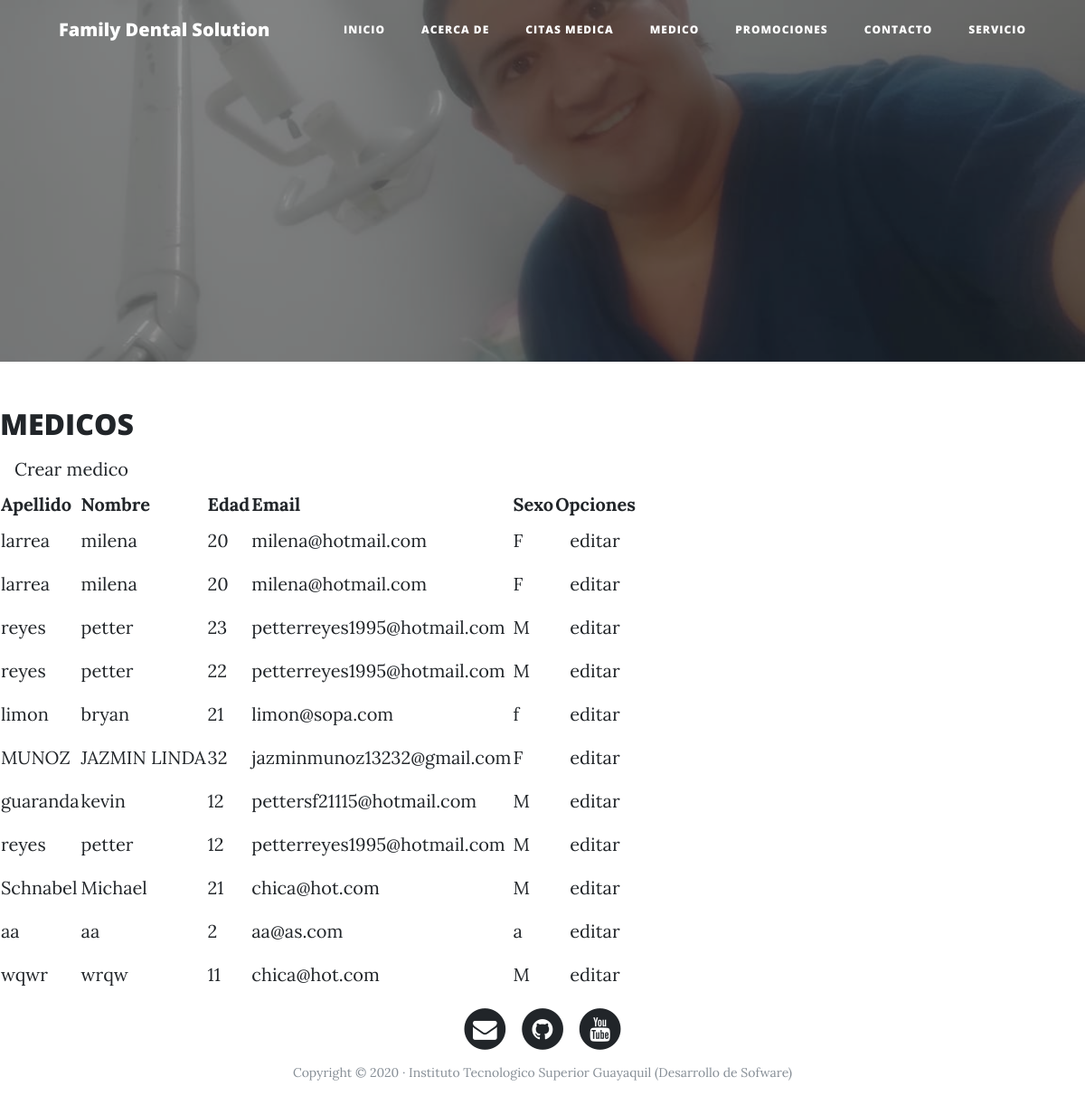
The app's page /medico/, older data.
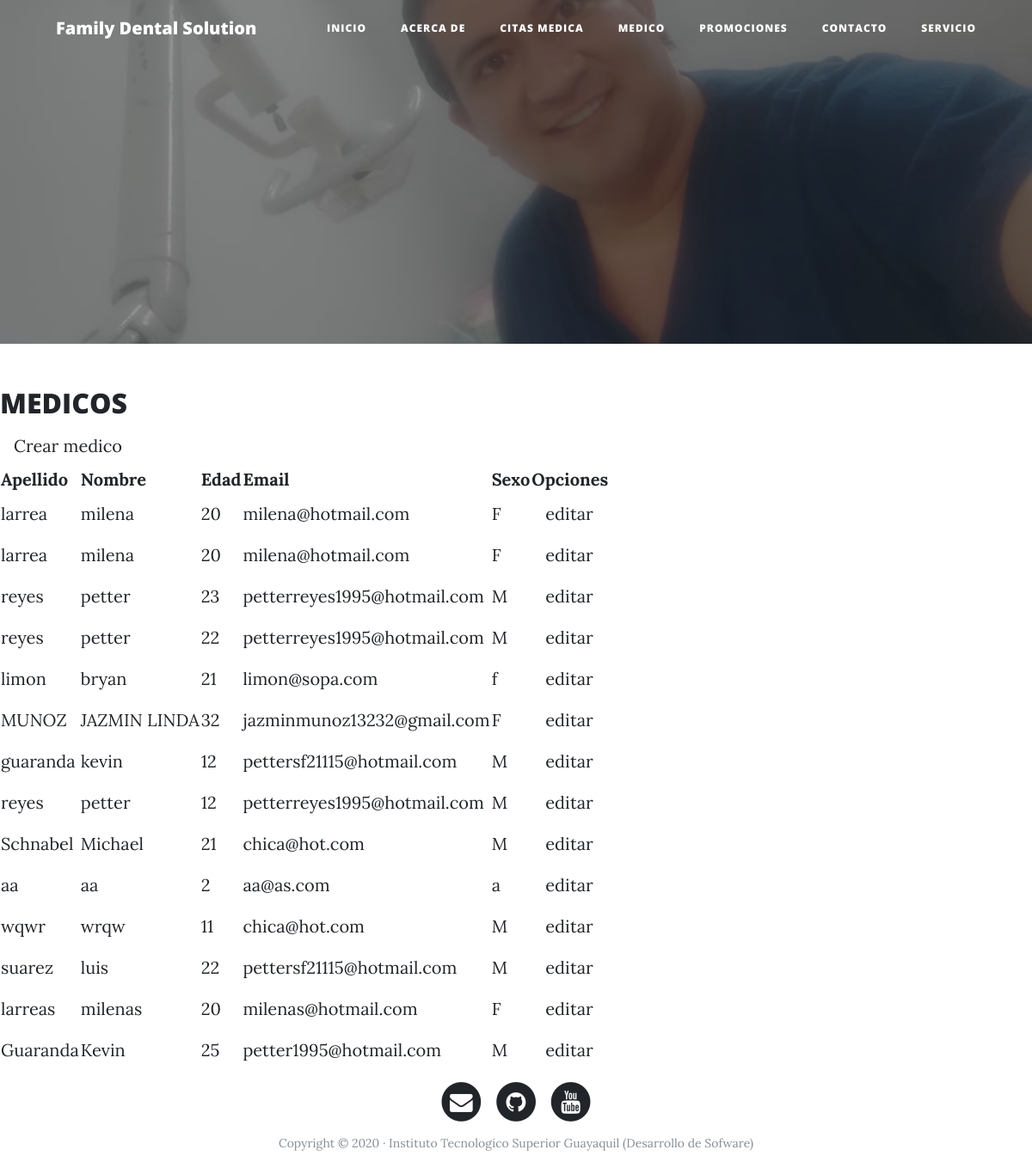
The same page, newer data.
### core/models.py (models this page shows, shortened)
class Medicos(models.Model):
    nombre = models.CharField(max_length=200)
    apellido = models.CharField(max_length=200)
    edad = models.IntegerField()
    email = models.EmailField()
    sexo = models.CharField(max_length=1)
    estado = models.IntegerField(default=1) #1 si esta activo y 2 si esta eliminado
    user = models.CharField(max_length=15)
    usermod = models.CharField(max_length=15)
    created = models.DateTimeField(auto_now_add=True)
    updated = models.DateTimeField(auto_now=True)
    class Meta:
        db_table = "tr_medicos"
        verbose_name = "medicos"
        verbose_name_plural = "medicos"

### core/views.py (the view)
# urls.py: path('medico/', views.medico, name="medico"),
def medico(request, plantilla="medico.html"):
    medicos = Medicos.objects.all()
    data = {
        'medico':medicos
    }
    return render(request, plantilla, data)

### core/templates/medico.html (shortened to what this page needs)
{% extends "base.html" %}
{% block background %}{% load static %}{% static 'img/doctor.jpg' %}{% endblock %}
{% block content %}
    <h2>MEDICOS</h2>
    <a class="nav-link" href="{% url 'crearmedicos' %}">Crear medico</a>
    <table>
        <tr>
            <th>Apellido</th>
            <th>Nombre</th>
            <th>Edad</th>
            <th>Email</th>
            <th>Sexo</th>
            <th>Opciones</th>
        </tr>
        {% for p in medico %}
        <tr>
            <td>{{ p.apellido }}</td>
            <td>{{ p.nombre }}</td>
            <td>{{ p.edad }}</td>
            <td>{{ p.email }}</td>
            <td>{{ p.sexo }}</td>
            <td>
                <a class="nav-link" href="{% url 'modificarmedicos' p.id %}">editar</a>
            </td>
        </tr>
         {% endfor %}
    </table>
{% endblock %}

### core/templates/base.html (shortened to what this page needs)
<!DOCTYPE html>
<html lang="es">
  <head>
    {% load static %}
    <link href="{% static 'vendor/bootstrap/css/bootstrap.min.css'%}" rel="stylesheet">
    <link href="{% static 'vendor/font-awesome/css/font-awesome.min.css'%}" rel="stylesheet" type="text/css">
    <link href="{% static 'css/clean-blog.min.css'%}" rel="stylesheet">
  </head>
  <body>
    <nav class="navbar navbar-expand-lg navbar-light fixed-top" id="mainNav">
      <div class="container">
        <a class="navbar-brand" href="{% url 'home' %}">Family Dental Solution</a>
        <div class="collapse navbar-collapse" id="navbarResponsive">
          <ul class="navbar-nav ml-auto">
            <li class="nav-item">
              <a class="nav-link" href="{% url 'home' %}">INICIO</a>
            </li>
            <li class="nav-item">
              <a class="nav-link" href="{% url 'about-me' %}">Acerca de</a>
            </li>
            <li class="nav-item">
              <a class="nav-link" href="{% url 'citas' %}">Citas Medica</a>
            </li>
            <li class="nav-item">
              <a class="nav-link" href="{% url 'medico' %}">Medico</a>
            </li>
            <li class="nav-item">
              <a class="nav-link" href="{% url 'promociones' %}">Promociones</a>
            </li>
            <li class="nav-item">
              <a class="nav-link" href="{% url 'contact' %}">Contacto</a>
            </li>
            <li class="nav-item">
              <a class="nav-link" href="{% url 'servicios' %}">Servicio</a>
            </li>
          </ul>
        </div>
      </div>
    </nav>
    <header class="masthead" style="background-image: url({% block background %}{% endblock %})">
      <div class="overlay"></div>
      <div class="container">
        <div class="row">
          <div class="col-lg-8 col-md-10 mx-auto">
            <div class="site-heading">
            </div>
          </div>
        </div>
      </div>
    </header>
    {% block content %}  {% endblock %}
    <footer>
      <div class="container">
        <div class="row">
          <div class="col-lg-8 col-md-10 mx-auto">
            <ul class="list-inline text-center">
              <li class="list-inline-item">
                <a href="#">
                  <span class="fa-stack fa-lg">
                    <i class="fa fa-circle fa-stack-2x"></i>
                    <i class="fa fa-envelope fa-stack-1x fa-inverse"></i>
                  </span>
                </a>
              </li>
              <li class="list-inline-item">
                <a href="#">
                  <span class="fa-stack fa-lg">
                    <i class="fa fa-circle fa-stack-2x"></i>
                    <i class="fa fa-github fa-stack-1x fa-inverse"></i>
                  </span>
                </a>
              </li>
              <li class="list-inline-item">
                <a href="#">
                  <span class="fa-stack fa-lg">
                    <i class="fa fa-circle fa-stack-2x"></i>
                    <i class="fa fa-youtube fa-stack-1x fa-inverse"></i>
                  </span>
                </a>
              </li>
            </ul>
            <p class="copyright text-muted">Copyright &copy; 2020 · Instituto Tecnologico Superior Guayaquil (Desarrollo de Sofware) </p>
          </div>
        </div>
      </div>
    </footer>
    {% load static %}
  </body>
</html>

Row changes from the older to the newer data that the page shows:
added Medicos: apellido "suarez", nombre "luis", edad "22", email "pettersf21115@hotmail.com", sexo "M"
added Medicos: apellido "larreas", nombre "milenas", edad "20", email "milenas@hotmail.com", sexo "F"
added Medicos: apellido "Guaranda", nombre "Kevin", edad "25", email "petter1995@hotmail.com", sexo "M"
